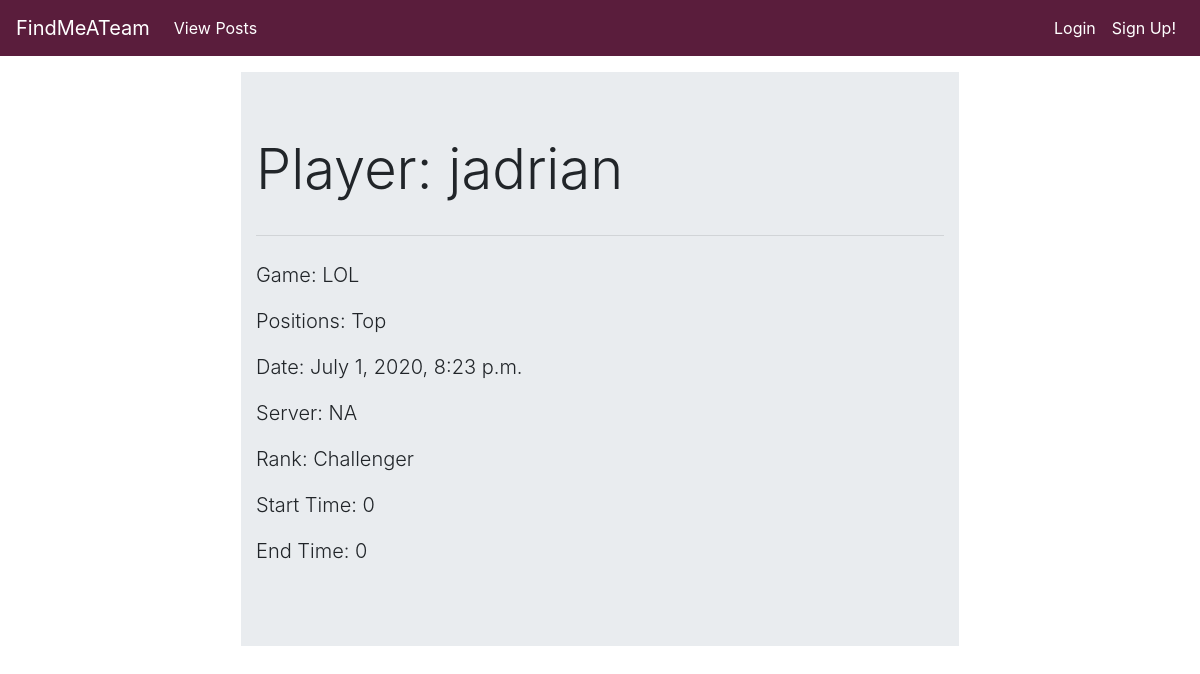
The page /game-info/view/13/ on the database its author committed.
### game_info/models.py (models this page shows, shortened)
class GameInfo(models.Model):
	LEAGUE_OF_LEGENDS = "LOL"
	games = [
		(LEAGUE_OF_LEGENDS, 'League of Legends')
	]
	positions = [
		('Top', 'Top'),
		('Jungle', 'Jungle'),
		('Mid', 'Mid'),
		('Bot', 'Bot'),
		('Support', 'Support')
	]
	ranks = [
		('Challenger', 'Challenger'),
		('GrandMaster', 'GrandMaster'),
		('Master', 'Master'),
		('Diamond', 'Diamond'),
		('Platinum', 'Platinum'),
		('Gold', 'Gold'),
		('Silver', 'Silver'),
		('Bronze', 'Bronze'),
		('Iron', 'Iron')
	]
	servers = [
		('BR', 'BR'),
		('EUNE', 'EUNE'),
		('EUW', 'EUW'),
		('LAN', 'LAN'),
		('LAS', 'LAS'),
		('NA', 'NA'),
		('OCE', 'OCE'),
		('RU', 'RU'),
		('TR', 'TR'),
		('JP', 'JP'),
		('KR', 'KR'),
		('CN', 'CN'),
		('TW', 'TW'),
		('SAM', 'SAM'),
		('VN', 'VN'),
		('TH', 'TH'),
		('PH', 'PH')
	]
	times = []
	for i in range(24):
		times += [(str(i), str(i)+":00" + " (EST)")]
	game = models.CharField(max_length=20, choices=games, default=LEAGUE_OF_LEGENDS)
	positions_played = models.CharField(max_length=7, choices=positions, default='Top')
	rank = models.CharField(max_length=20, choices=ranks, default='Challenger')
	server = models.CharField(max_length=5, choices=servers, default='NA')
	start_Time_Available = models.CharField(max_length=20, choices=times, default='0')
	end_Time_Available = models.CharField(max_length=20, choices=times, default='0')
	date_posted = models.DateTimeField(default=timezone.now)
	author = models.ForeignKey(User, on_delete=models.CASCADE)

### game_info/views.py (the view)
# urls.py: path('view/<int:pk>/', GameInfoDetailView.as_view(), name='view'),
class GameInfoDetailView(DetailView):
	model = GameInfo
	fields = ['game', 'positions_played', 'rank', 'server', 'start_Time_Available', 'end_Time_Available']

### game_info/templates/game_info/gameinfo_detail.html (shortened to what this page needs)
{% extends 'game_info/base.html' %}
{% block content %}
<div class="jumbotron jumbotron-fluid m-3">
  <div class="container">
    <div class="row">
       <div class="col-sm-10">
         <h1 class="display-4">Player: {{ object.author }}</h1>
       </div>
    </div>
    <hr class="my-4">
    <p class="lead">Game: {{ object.game }}</p>
    <p class="lead">Positions: {{ object.positions_played }}</p>
    <p class="lead">Date: {{ object.date_posted }}</p>
    <p class="lead">Server: {{ object.server }}</p>
    <p class="lead">Rank: {{ object.rank }}</p>
    <p class="lead">Start Time: {{ object.start_Time_Available }}</p>
    <p class="lead">End Time: {{ object.end_Time_Available }}</p>
  </div>
</div>
{% endblock content %}

### rows shown on the page
GameInfo: author "jadrian", game "LOL", positions_played "Top", date_posted "July 1, 2020, 8:23 p.m.", server "NA", rank "Challenger", start_Time_Available "0", end_Time_Available "0"
